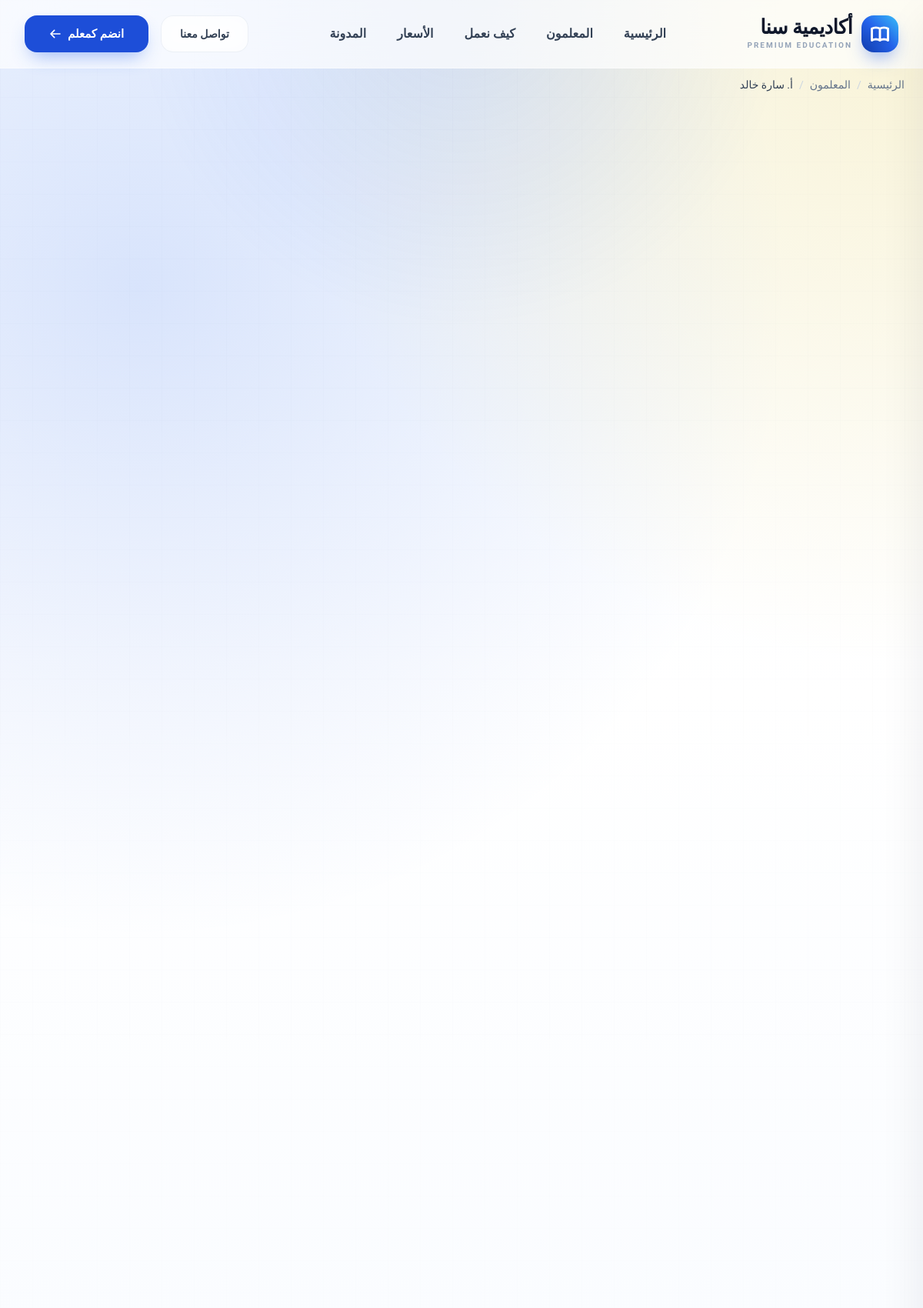
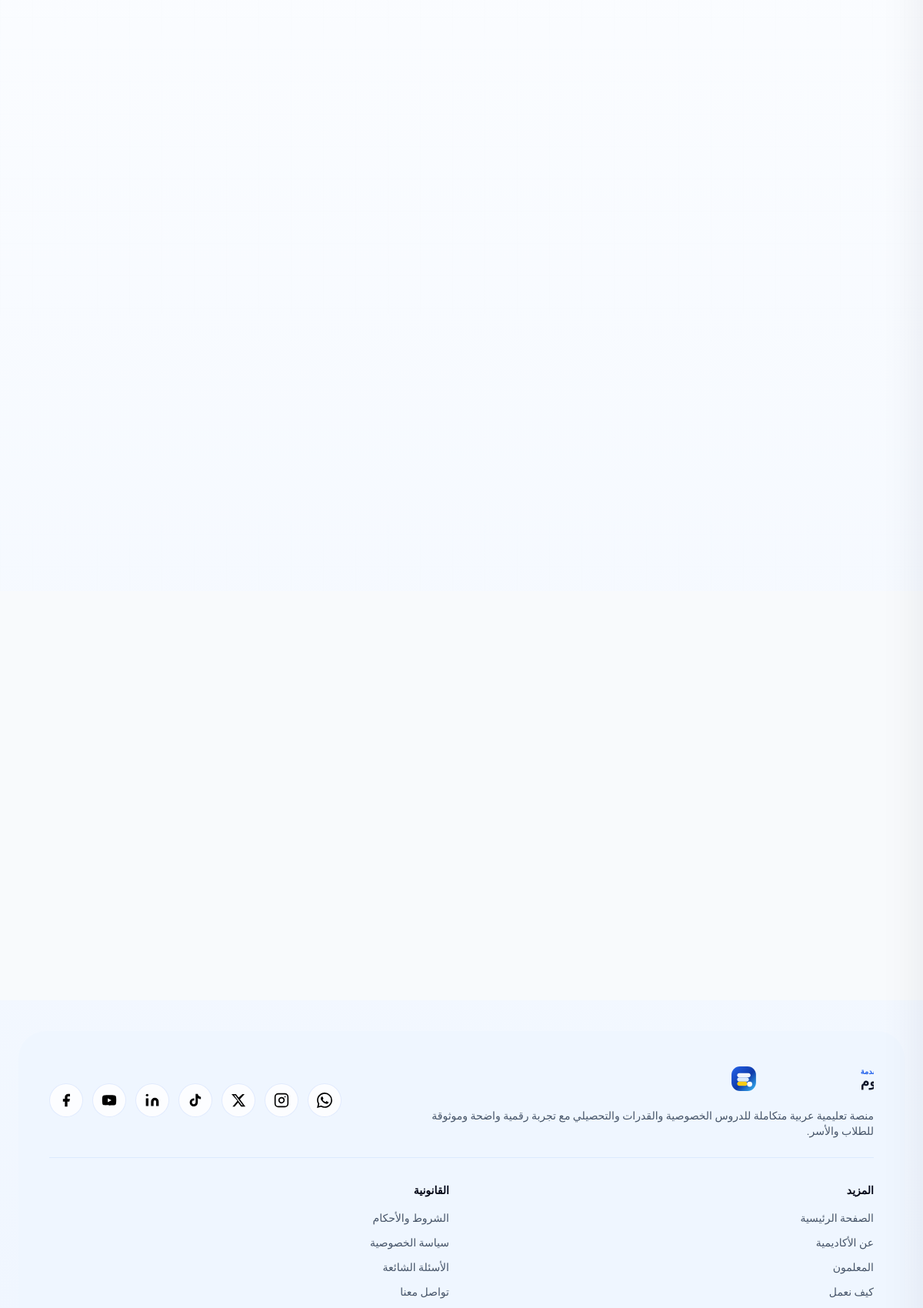
Page /teachers/سارة-خالد/ (upper part) on the committed database (2 pictures, top to bottom).
### apps/main/models.py (models this page shows, shortened)
class SiteSettings(models.Model):
    site_name = models.CharField('اسم الموقع', max_length=100, blank=True, default='Sana Academy')
    site_description = models.TextField('وصف الموقع', blank=True)
    logo = models.ImageField('الشعار', upload_to='site/', blank=True)
    logo_white = models.ImageField('الشعار الأبيض', upload_to='site/', blank=True)
    phone = models.CharField('رقم الهاتف', max_length=20, blank=True)
    email = models.EmailField('البريد الإلكتروني', blank=True)
    whatsapp = models.CharField('واتساب', max_length=20, blank=True)
    address = models.CharField('العنوان', max_length=200, blank=True)
    google_maps_url = models.URLField('رابط خريطة جوجل', blank=True)
    copyright_text = models.CharField('نص حقوق النشر', max_length=200, blank=True)
    accreditation_text = models.TextField('نص الاعتماد', blank=True)
    accreditation_badge = models.ImageField('شارة الاعتماد', upload_to='site/', blank=True)
    class Meta:
        verbose_name = 'إعدادات الموقع'
        verbose_name_plural = 'إعدادات الموقع'

class ActiveOrderedModel(ActiveModel, OrderedModel):
    class Meta:
        abstract = True

class SocialLink(ActiveOrderedModel):
    site_settings = models.ForeignKey(
        SiteSettings,
        on_delete=models.CASCADE,
        related_name='social_links',
        verbose_name='إعدادات الموقع',
    )
    platform = models.CharField('المنصة', max_length=30, choices=SocialLinkPlatform.choices)
    url = models.URLField('الرابط')
    class Meta:
        ordering = ['order', 'id']
        verbose_name = 'رابط تواصل اجتماعي'
        verbose_name_plural = 'روابط التواصل الاجتماعي'

### apps/teacher/models.py (models this page shows, shortened)
class Teacher(SeoModel, ActiveOrderedModel):
    name = models.CharField('الاسم', max_length=100)
    slug = models.SlugField('المعرف', max_length=120, unique=True, blank=True)
    initials = models.CharField('الأحرف الأولى', max_length=10, blank=True)
    primary_subject = models.ForeignKey(
        Subject,
        on_delete=models.PROTECT,
        related_name='teachers',
        verbose_name='المادة الرئيسية',
    )
    title = models.CharField('اللقب', max_length=200)
    short_bio = models.CharField('نبذة مختصرة', max_length=255, blank=True)
    full_bio = models.TextField('السيرة الذاتية')
    qualifications = models.TextField('المؤهلات', blank=True)
    experience_years = models.PositiveSmallIntegerField('سنوات الخبرة', default=0)
    experience_description = models.CharField('وصف الخبرة', max_length=200, blank=True)
    rating = models.DecimalField(
        'التقييم',
        max_digits=2,
        decimal_places=1,
        default=Decimal('5.0'),
        validators=[MinValueValidator(Decimal('1.0')), MaxValueValidator(Decimal('5.0'))],
    )
    student_count = models.PositiveIntegerField('عدد الطلاب', default=0)
    completed_sessions = models.PositiveIntegerField('الحصص المكتملة', default=0)
    platform_years = models.PositiveSmallIntegerField('سنوات على المنصة', default=0)
    success_rate = models.PositiveSmallIntegerField('نسبة النجاح %', default=98)
    session_rate = models.DecimalField('سعر الحصة', max_digits=8, decimal_places=2, default=Decimal('0.00'))
    photo = models.ImageField('الصورة', upload_to='teachers/', blank=True)
    booking_cta_text = models.CharField('نص زر الحجز', max_length=50, blank=True, default='احجز حصة')
    booking_cta_url = models.CharField('رابط الحجز', max_length=200, blank=True, default='/contact/')
    whatsapp_number = models.CharField('رقم واتساب', max_length=20, blank=True)
    is_featured = models.BooleanField('مميز', default=False)
    class Meta:
        ordering = ['order', 'id']
        verbose_name = 'معلم'
        verbose_name_plural = 'المعلمون'
    def get_absolute_url(self):
        return reverse('teacher:detail', args=[self.slug])
    @property
    def whatsapp_url(self):
        if not self.whatsapp_number:
            return ''
        return f'https://wa.me/{self.whatsapp_number}'

### apps/teacher/templates/teacher-profile.html (shortened to what this page needs)
{% extends 'base.html' %}
{% block content %}
  <main id="page-content" class="pt-[64px] md:pt-[80px]">
    <nav class="px-4 py-4 md:px-6 md:py-5" aria-label="التنقل التفصيلي">
      <div class="mx-auto max-w-[1500px]">
        <ol class="flex flex-wrap items-center gap-2 text-sm text-slate-500">
          <li>
            <a href="{% url 'main:home' %}" class="transition hover:text-brand-500">الرئيسية</a>
          </li>
          <li class="text-slate-300">/</li>
          <li>
            <a href="{% url 'teacher:list' %}" class="transition hover:text-brand-500">المعلمون</a>
          </li>
          <li class="text-slate-300">/</li>
          <li class="font-medium text-slate-700">{{ teacher.name }}</li>
        </ol>
      </div>
    </nav>
    <section class="px-4 pb-8 pt-4 md:px-6 md:pb-12 md:pt-6">
      <div class="mx-auto max-w-[1500px]">
      </div>
    </section>
    <section class="px-4 py-8 md:px-6 md:py-12">
      <div class="mx-auto max-w-[1500px]">
      </div>
    </section>
    <section class="px-4 py-8 md:px-6 md:py-12">
      <div class="mx-auto max-w-[1500px]">
      </div>
    </section>
    <section class="px-4 py-8 md:px-6 md:py-12">
      <div class="mx-auto max-w-[1500px]">
      </div>
    </section>
    <section class="px-4 py-8 md:px-6 md:py-12">
      <div class="mx-auto max-w-[1500px]">
      </div>
    </section>
    <section class="px-4 py-8 md:px-6 md:py-12">
      <div class="mx-auto max-w-[1500px]">
        <div class="mt-6 grid gap-4 sm:grid-cols-2 lg:grid-cols-4">
        </div>
      </div>
    </section>
    {% if cta %}
      <section class="bg-slate-50 px-4 py-16 md:px-6 md:py-20">
        <div class="mx-auto max-w-[1000px] text-center">
        </div>
      </section>
    {% endif %}
  </main>
{% endblock content %}

### apps/templates/base.html (shortened to what this page needs)
{% load static %}
<!doctype html>
<html dir="rtl" lang="ar">
<head>
    <link rel="stylesheet" href="{% static 'css/output.css' %}" />
    <link rel="stylesheet" href="{% static 'css/custom.css' %}" />
</head>
<body class="font-arabic bg-white text-slate-900 leading-relaxed antialiased overflow-x-hidden">
    <div aria-hidden="true" class="pointer-events-none fixed inset-x-0 top-0 z-0 h-[420px] bg-[radial-gradient(circle_at_top,rgba(37,99,235,0.12),transparent_58%)]"></div>
    <header data-site-header class="fixed inset-x-0 top-0 z-50 border-b border-white/40 bg-white/70 backdrop-blur-2xl transition-all duration-500">
        <div class="mx-auto max-w-[1500px] px-4 md:px-8">
            <div class="flex h-[88px] items-center justify-between gap-6">
                <a class="group relative flex items-center gap-3 transition-transform duration-300 hover:scale-[1.02]" href="{% url 'main:home' %}" aria-label="{{ site_settings.site_name|default:'Sana Academy' }}">
                    <div class="relative flex h-12 w-12 shrink-0 items-center justify-center rounded-[16px] bg-gradient-to-tr from-brand-700 via-brand-500 to-[#38bdf8] shadow-[0_12px_24px_-8px_rgba(37,99,235,0.6)]">
                    </div>
                    <div class="flex flex-col justify-center">
                        <span class="text-[26px] font-black tracking-tight text-slate-900 drop-shadow-sm leading-none" style="font-family: &quot;Outfit&quot;, system-ui, sans-serif">
                            {{ site_settings.site_name|default:'Sana' }}
                        </span>
                        <span class="mt-1 text-[10px] uppercase tracking-[0.2em] font-bold text-slate-400">Premium Education</span>
                    </div>
                </a>
                <nav class="hidden flex-1 items-center justify-center lg:flex">
                    <ul class="flex items-center gap-10">
                        <li><a data-nav-link data-nav-type="desktop" class="group relative py-2 text-base font-semibold text-slate-700 transition hover:text-brand-600" href="{% url 'main:home' %}">الرئيسية</a></li>
                        <li><a data-nav-link data-nav-type="desktop" class="group relative py-2 text-base font-semibold text-slate-700 transition hover:text-brand-600" href="{% url 'teacher:list' %}">المعلمون</a></li>
                        <li><a data-nav-link data-nav-type="desktop" class="group relative py-2 text-base font-semibold text-slate-700 transition hover:text-brand-600" href="{% url 'about:how_it_works' %}">كيف نعمل</a></li>
                        <li><a data-nav-link data-nav-type="desktop" class="group relative py-2 text-base font-semibold text-slate-700 transition hover:text-brand-600" href="{% url 'price:pricing' %}">الأسعار</a></li>
                        <li><a data-nav-link data-nav-type="desktop" class="group relative py-2 text-base font-semibold text-slate-700 transition hover:text-brand-600" href="{% url 'blogs:list' %}">المدونة</a></li>
                    </ul>
                </nav>
                <div class="flex items-center justify-end gap-4">
                    <a class="hidden h-12 items-center justify-center rounded-2xl border border-slate-200/60 bg-white/50 px-6 text-sm font-bold text-slate-700 backdrop-blur-md transition-all duration-300 hover:border-brand-400 hover:bg-white hover:text-brand-600 hover:shadow-[0_8px_20px_-6px_rgba(0,0,0,0.1)] md:inline-flex" href="{% url 'contact:contact' %}">
                        تواصل معنا
                    </a>
                    <a class="group relative hidden h-12 items-center justify-center overflow-hidden rounded-2xl bg-brand-600 px-8 text-[15px] font-bold text-white shadow-[0_12px_24px_-8px_rgba(37,99,235,0.45)] transition-all duration-300 hover:scale-[1.03] hover:bg-brand-700 md:inline-flex" href="{% url 'teacher:apply' %}">
                        <span class="relative z-10 flex items-center gap-2">
                            انضم كمعلم
                            <svg class="h-4 w-4 transition-transform duration-300 group-hover:-translate-x-1" fill="none" viewBox="0 0 24 24" stroke="currentColor">
                                <path stroke-linecap="round" stroke-linejoin="round" stroke-width="2.5" d="M10 19l-7-7m0 0l7-7m-7 7h18" />
                            </svg>
                        </span>
                    </a>
                </div>
            </div>
        </div>
    </header>
    {% block content %}{% endblock %}
    <footer class="px-4 pb-4 pt-8 md:px-6 md:pt-10">
        <div class="mx-auto max-w-[1500px] rounded-t-[36px] bg-brand-50 px-6 py-8 md:px-10 md:py-10">
            <div class="flex flex-col gap-6 border-b border-brand-100 pb-6 md:flex-row md:items-center md:justify-between">
                <div class="max-w-xl">
                    {% if site_settings.logo %}
                        <img src="{{ site_settings.logo.url }}" alt="شعار {{ site_settings.site_name }}" class="h-11 w-auto" />
                    {% else %}
                        <img src="{% static 'assets/logos/brand-logo.svg' %}" alt="شعار {{ site_settings.site_name|default:'أكاديمية سنا' }}" class="h-11 w-auto" />
                    {% endif %}
                    <p class="mt-4 text-sm text-slate-600">{{ site_settings.site_description|default:'منصة تعليمية عربية بعمق تجاري واضح وتجربة رقمية تمنح الأسرة السعودية إحساسًا فوريًا بالاحتراف.' }}</p>
                </div>
                {% if site_settings.social_links.all %}
                    <div class="flex flex-wrap gap-3">
                        {% for social in site_settings.social_links.all %}
                            <a class="footer-social-link" href="{{ social.url }}" aria-label="{{ social.get_platform_display }}">
                                {% if social.platform == 'instagram' %}
                                    <img src="{% static 'assets/icons/instagram.svg' %}" alt="" aria-hidden="true" class="h-5 w-5" />
                                {% elif social.platform == 'x' %}
                                    <img src="{% static 'assets/icons/twitter-x.svg' %}" alt="" aria-hidden="true" class="h-5 w-5" />
                                {% elif social.platform == 'tiktok' %}
                                    <img src="{% static 'assets/icons/tiktok.svg' %}" alt="" aria-hidden="true" class="h-5 w-5" />
                                {% elif social.platform == 'linkedin' %}
                                    <img src="{% static 'assets/icons/linkedin.svg' %}" alt="" aria-hidden="true" class="h-5 w-5" />
                                {% elif social.platform == 'youtube' %}
                                    <img src="{% static 'assets/icons/youtube.svg' %}" alt="" aria-hidden="true" class="h-5 w-5" />
                                {% elif social.platform == 'facebook' %}
                                    <img src="{% static 'assets/icons/facebook.svg' %}" alt="" aria-hidden="true" class="h-5 w-5" />
                                {% elif social.platform == 'whatsapp' %}
                                    <img src="{% static 'assets/icons/whatsapp.svg' %}" alt="" aria-hidden="true" class="h-5 w-5" />
                                {% endif %}
                            </a>
                        {% endfor %}
                    </div>
                {% endif %}
            </div>
            <div class="grid gap-8 py-8 md:grid-cols-2 xl:grid-cols-4">
                <section>
                    <h2 class="text-sm font-semibold text-slate-950">المزيد</h2>
                    <ul class="mt-4 space-y-3 text-sm text-slate-600">
                        <li><a class="transition hover:text-brand-500" href="{% url 'main:home' %}">الصفحة الرئيسية</a></li>
                        <li><a class="transition hover:text-brand-500" href="{% url 'about:about' %}">عن الأكاديمية</a></li>
                        <li><a class="transition hover:text-brand-500" href="{% url 'teacher:list' %}">المعلمون</a></li>
                        <li><a class="transition hover:text-brand-500" href="{% url 'about:how_it_works' %}">كيف نعمل</a></li>
                    </ul>
                </section>
                <section>
                    <h2 class="text-sm font-semibold text-slate-950">القانونية</h2>
                    <ul class="mt-4 space-y-3 text-sm text-slate-600">
                        <li><a class="transition hover:text-brand-500" href="{% url 'main:terms' %}">الشروط والأحكام</a></li>
                        <li><a class="transition hover:text-brand-500" href="{% url 'main:privacy' %}">سياسة الخصوصية</a></li>
                        <li><a class="transition hover:text-brand-500" href="{% url 'main:faq' %}">الأسئلة الشائعة</a></li>
                        <li><a class="transition hover:text-brand-500" href="{% url 'contact:contact' %}">تواصل معنا</a></li>
                    </ul>
                </section>
            </div>
        </div>
    </footer>
</body>
</html>

### rows in the picture
SiteSettings: site_name "أكاديمية سنا", site_description "منصة تعليمية عربية متكاملة للدروس الخصوصية والقدرات والتحصيلي مع تجربة رقمية واضحة وموثوقة للطلاب والأسر."
Teacher: name "أ. سارة خالد"
